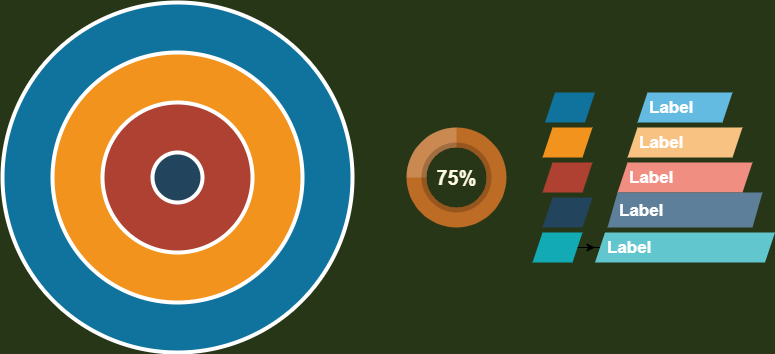
#> input picture img/1.png, 775 x 354 px
$ python convolution.py
#> lines starting #> are read from the running program, lines starting #| are printed output that depends on the picture
import cv2
import numpy as np
from matplotlib import pyplot as plt

img = cv2.imread('../img/1.png')
#> img is the input picture: shape (354, 775, 3); mean B, G, R 69.1, 92.5, 84.6
kernel = np.ones((3,3),np.float32) / 25
dst = cv2.filter2D(img,-1,kernel)
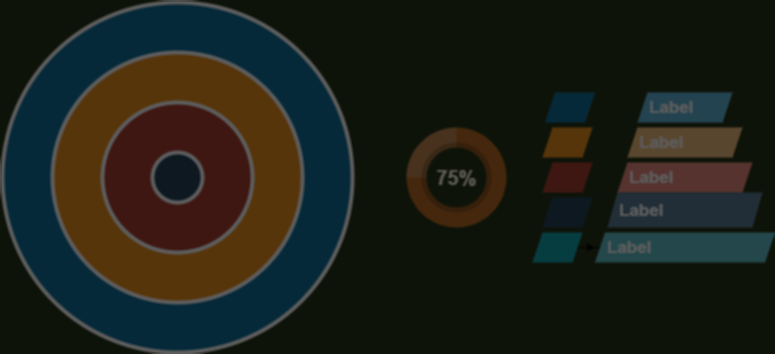
#> dst: shape (354, 775, 3); mean B, G, R 25.1, 33, 30.3
plt.subplot(121),plt.imshow(img),plt.title('Original')
plt.xticks([]),plt.yticks([])
plt.subplot(122),plt.imshow(dst),plt.title('Averaging')
plt.xticks([]),plt.yticks([])
plt.show()
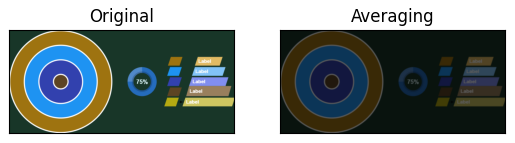
#> figure drawn by matplotlib, 2 panels; B, G, R data is drawn as R, G, B

$ run again, with img/2.png copied over img/1.png
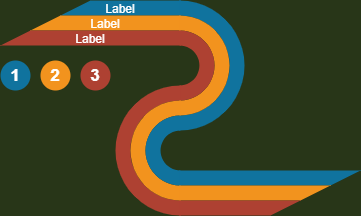
#> input picture img/2.png, 361 x 216 px
#> img is the input picture: shape (216, 361, 3); mean B, G, R 43.6, 73.2, 75.3
#> `dst = cv2.filter2D(img,-1,kernel)`:
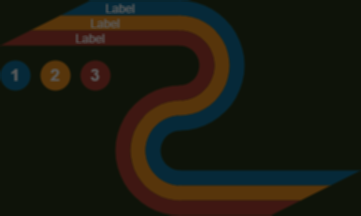
#> dst: shape (216, 361, 3); mean B, G, R 16, 26, 26.9
#> `plt.show()`:
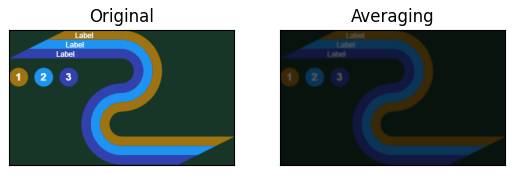
#> figure drawn by matplotlib, 2 panels; B, G, R data is drawn as R, G, B
